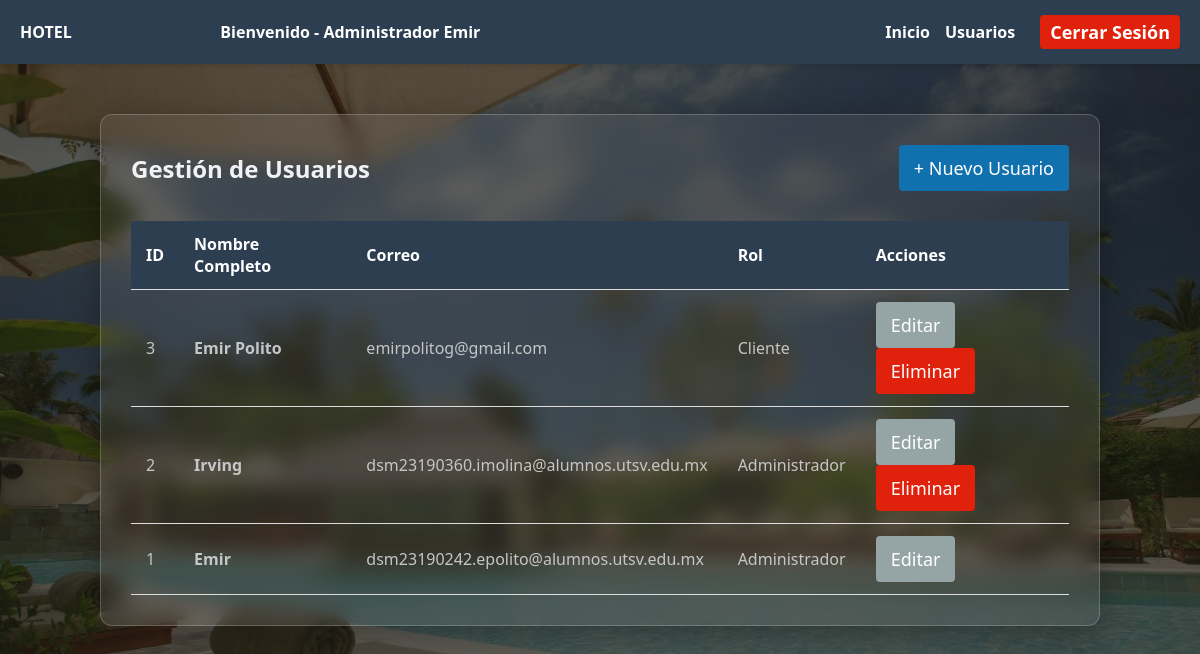
Screenshot of /views/usuarios/usuarios.php (signed in) with the database file from the repository.
### tables this page shows
CREATE TABLE usuarios (
    id_usuario INT AUTO_INCREMENT PRIMARY KEY,
    nombre_completo VARCHAR(100) NOT NULL,
    correo VARCHAR(100) NOT NULL UNIQUE,
    password VARCHAR(255) NOT NULL,  
    id_rol INT NOT NULL,
    FOREIGN KEY (id_rol) REFERENCES roles(id_rol)
);

CREATE TABLE roles (
    id_rol INT AUTO_INCREMENT PRIMARY KEY,
    nombre_rol VARCHAR(50) NOT NULL
);

### views/usuarios/usuarios.php (the view, shortened to what this page needs)
<?php
$database = new Conexion();
$db = $database->obtenerConexion();
$query = "SELECT u.id_usuario, u.nombre_completo, u.correo, r.nombre_rol
          FROM usuarios u
          JOIN roles r ON u.id_rol = r.id_rol
          ORDER BY u.id_usuario DESC";
$stmt = $db->prepare($query);
$stmt->execute();
$usuarios = $stmt->fetchAll(PDO::FETCH_ASSOC);
?>
<!DOCTYPE html>
<html lang="es">
<head>
    <link rel="stylesheet" href="../../css/global.css?v=<?php echo time(); ?>">
    <link rel="stylesheet" href="../../css/usuarios.css?v=<?php echo time(); ?>">
</head>
<body>
    <nav class="navbar">
        <a href="../panel.php" class="logo-link" style="text-decoration: none;">
            <div class="logo">HOTEL</div>
        </a>
        <div class="nav-links">
            <span style="font-weight: 600; margin-right: 390px;">
                Bienvenido -
                <?php echo($_SESSION['usuario_rol_id'] == 1 ? 'Administrador' : 'Cliente'); ?>
                <?php echo htmlspecialchars($_SESSION['usuario_nombre']); ?>
            </span>
            <a href="../panel.php">Inicio</a>
            <a href="../usuarios/usuarios.php">Usuarios</a>
            <a href="../../php/auth/logout.php" class="btn btn-danger" style="margin-left: 10px; padding: 5px 10px;">Cerrar Sesión</a>
        </div>
    </nav>
    <div class="container crud-container">
        <div class="crud-header">
            <h2 class="ttl">Gestión de Usuarios</h2>
            <a href="nuevo_usuario.php" class="btn btn-primary">+ Nuevo Usuario</a>
        </div>
        <table class="tabla-crud">
            <thead>
                <tr>
                    <th>ID</th>
                    <th>Nombre Completo</th>
                    <th>Correo</th>
                    <th>Rol</th>
                    <th>Acciones</th>
                </tr>
            </thead>
            <tbody>
                <?php foreach ($usuarios as $user): ?>
                    <tr>
                        <td style="color: #c6c6c6;"><?php echo $user['id_usuario']; ?></td>
                        <td style="color: #c6c6c6;"><strong><?php echo htmlspecialchars($user['nombre_completo']); ?></strong></td>
                        <td style="color: #c6c6c6;"><?php echo htmlspecialchars($user['correo']); ?></td>
                        <td>
                            <span style="color: #c6c6c6;" class="badge <?php echo $user['nombre_rol'] == 'Administrador' ? 'badge-admin' : 'badge-user'; ?>">
                                <?php echo $user['nombre_rol']; ?>
                            </span>
                        </td>
                        <td>
                            <a href="editar_usuario.php?id=<?php echo $user['id_usuario']; ?>" class="btn btn-secondary btn-small">Editar</a>
                            <?php if ($user['id_usuario'] != $_SESSION['usuario_id']): ?>
                                <button onclick="confirmarEliminacion(<?php echo $user['id_usuario']; ?>)" class="btn btn-danger btn-small">Eliminar</button>
                            <?php
    endif; ?>
                        </td>
                    </tr>
                <?php
endforeach; ?>
            </tbody>
        </table>
    </div>
</body>
</html>

### css/global.css (style rules this page uses)
* { margin: 0; padding: 0; box-sizing: border-box; font-family: 'Segoe UI', Tahoma, Geneva, Verdana, sans-serif; }
body { background-color: #f4f6f9; color: #333; display: flex; flex-direction: column; min-height: 100vh; }
.navbar { background: #2c3e50; color: #fff; padding: 15px 20px; display: flex; justify-content: space-between; align-items: center; box-shadow: 0 2px 4px rgba(0,0,0,0.1); }
.navbar .nav-links { display: flex; gap: 15px; align-items: center; }
.navbar a { color: #fff; text-decoration: none; font-weight: 600; }
.container { max-width: 1000px; margin: 0 auto; padding: 20px; }
.btn { display: inline-block; padding: 11px 15px; border: none; border-radius: 4px; cursor: pointer; font-size: 18px; text-align: center; text-decoration: none; transition: background 0.3s; }
.btn-primary { background: #1170ae; color: #fff !important; }
.btn-danger { background: #e0210c; color: #fff !important; }
.btn-secondary { background: #95a5a6; color: #fff !important; }

### css/usuarios.css (style rules this page uses)
body { background-color: #1a1a2e; background-image: url("../img/fondo.jpg"); background-size: cover; background-position: center; background-attachment: fixed; color: #f1f2f6; }
body::before { content: ""; position: fixed; top: 0; left: 0; width: 100%; height: 100%; background: rgba(0, 0, 0, 0.4); z-index: -1; }
.container { background: #c0b5b51a; backdrop-filter: blur(10px); border: 1px solid rgba(255, 255, 255, 0.2); border-radius: 12px; padding: 30px; margin-top: 50px !important; margin-bottom: 50px !important; margin-left: auto !important; margin-right: auto !important; width: 90%; max-width: 1000px; box-shadow: 0 8px 32px rgba(0, 0, 0, 0.3); }
table { width: 100%; border-collapse: collapse; color: #333; }
th, td { padding: 12px 15px; text-align: left; border-bottom: 1px solid #ddd; }
th { background-color: #2c3e50; color: white; }
.crud-header { display: flex; justify-content: space-between; align-items: center; margin-bottom: 30px; }
.crud-header h2 { margin-right: 20px; }

### rows the page displays
usuarios: id_usuario "3", nombre_completo "Emir Polito", correo "emirpolitog@gmail.com", id_rol.nombre_rol "Cliente"
usuarios: id_usuario "2", nombre_completo "Irving", correo "dsm23190360.imolina@alumnos.utsv.edu.mx", id_rol.nombre_rol "Administrador"
usuarios: id_usuario "1", nombre_completo "Emir", correo "dsm23190242.epolito@alumnos.utsv.edu.mx", id_rol.nombre_rol "Administrador"

### other values shown
$_SESSION['usuario_nombre'] "Emir"
